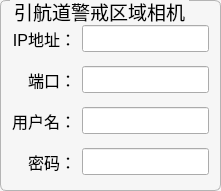
  <widget class="QGroupBox" name="groupBox_7">
   <property name="geometry">
    <rect>
     <x>930</x>
     <y>220</y>
     <width>221</width>
     <height>191</height>
    </rect>
   </property>
   <property name="font">
    <font>
     <pointsize>14</pointsize>
    </font>
   </property>
   <property name="styleSheet">
    <string notr="true">QGroupBox {
	background-color: #f6f6f6;
    border-width: 1px;
    border-radius: 6px;
   border-style:solid;
  border-color: #b4b4b4;
  margin-top: 2ex;
}
QGroupBox::title {
     subcontrol-origin: margin;
     subcontrol-position: top left;
   left:10px;
     margin-left: 0px;
     padding:0 1px;
}</string>
   </property>
   <property name="title">
    <string>引航道警戒区域相机</string>
   </property>
   <layout class="QGridLayout" name="gridLayout_5">
    <property name="topMargin">
     <number>16</number>
    </property>
    <property name="bottomMargin">
     <number>6</number>
    </property>
    <item row="0" column="0">
     <widget class="QLabel" name="label_22">
      <property name="font">
       <font>
        <pointsize>12</pointsize>
       </font>
      </property>
      <property name="text">
       <string>IP地址：</string>
      </property>
      <property name="alignment">
       <set>Qt::AlignRight|Qt::AlignTrailing|Qt::AlignVCenter</set>
      </property>
     </widget>
    </item>
    <item row="0" column="1">
     <widget class="QLineEdit" name="lineEdit_outside_alertarea_host">
      <property name="font">
       <font>
        <pointsize>12</pointsize>
       </font>
      </property>
      <property name="alignment">
       <set>Qt::AlignCenter</set>
      </property>
     </widget>
    </item>
    <item row="1" column="0">
     <widget class="QLabel" name="label_23">
      <property name="font">
       <font>
        <pointsize>12</pointsize>
       </font>
      </property>
      <property name="text">
       <string>端口：</string>
      </property>
      <property name="alignment">
       <set>Qt::AlignRight|Qt::AlignTrailing|Qt::AlignVCenter</set>
      </property>
     </widget>
    </item>
    <item row="1" column="1">
     <widget class="QLineEdit" name="lineEdit_outside_alertarea_port">
      <property name="font">
       <font>
        <pointsize>12</pointsize>
       </font>
      </property>
      <property name="alignment">
       <set>Qt::AlignCenter</set>
      </property>
     </widget>
    </item>
    <item row="2" column="0">
     <widget class="QLabel" name="label_24">
      <property name="font">
       <font>
        <pointsize>12</pointsize>
       </font>
      </property>
      <property name="text">
       <string>用户名：</string>
      </property>
      <property name="alignment">
       <set>Qt::AlignRight|Qt::AlignTrailing|Qt::AlignVCenter</set>
      </property>
     </widget>
    </item>
    <item row="2" column="1">
     <widget class="QLineEdit" name="lineEdit_outside_alertarea_user">
      <property name="font">
       <font>
        <pointsize>12</pointsize>
       </font>
      </property>
      <property name="alignment">
       <set>Qt::AlignCenter</set>
      </property>
     </widget>
    </item>
    <item row="3" column="0">
     <widget class="QLabel" name="label_25">
      <property name="font">
       <font>
        <pointsize>12</pointsize>
       </font>
      </property>
      <property name="text">
       <string>密码：</string>
      </property>
      <property name="alignment">
       <set>Qt::AlignRight|Qt::AlignTrailing|Qt::AlignVCenter</set>
      </property>
     </widget>
    </item>
    <item row="3" column="1">
     <widget class="QLineEdit" name="lineEdit_outside_alertarea_password">
      <property name="font">
       <font>
        <pointsize>12</pointsize>
       </font>
      </property>
      <property name="alignment">
       <set>Qt::AlignCenter</set>
      </property>
     </widget>
    </item>
   </layout>
  </widget>
